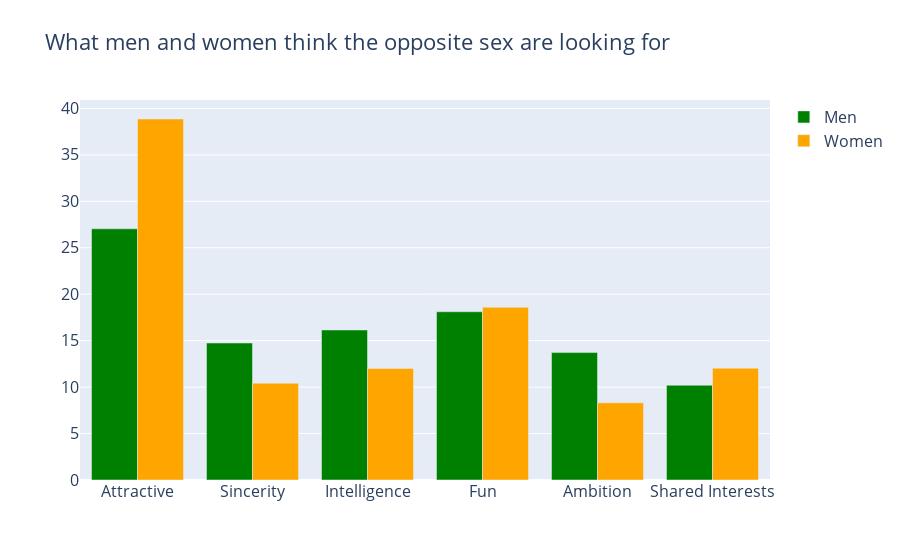

Source (notebook cell):
### Code cell
males = go.Bar(y=list(opposite_pref.iloc[1]), x=opposite_pref.columns.values, name='Men', marker=dict(color='green'))
females = go.Bar(y=list(opposite_pref.iloc[0]), x=opposite_pref.columns.values, name='Women', marker=dict(color='orange'))

data1 = [males, females]
layout = go.Layout(title='What men and women think the opposite sex are looking for',font=dict(size=16),legend=dict(font=dict(size=16)))
fig = go.Figure(data=data1, layout=layout)
py.iplot(fig, filename='barchart')

### Figure 1 — Plotly figure (JSON) as saved in the notebook; plotly's stock layout.template omitted (floating-point values rounded to 4 significant figures)
{"data": [{"marker": {"color": "green"}, "name": "Men", "type": "bar", "x": ["Attractive", "Sincerity", "Intelligence", "Fun", "Ambition", "Shared Interests"], "y": [27.04, 14.75, 16.15, 18.11, 13.72, 10.2]}, {"marker": {"color": "orange"}, "name": "Women", "type": "bar", "x": ["Attractive", "Sincerity", "Intelligence", "Fun", "Ambition", "Shared Interests"], "y": [38.86, 10.42, 12.01, 18.59, 8.304, 12.04]}], "layout": {"font": {"size": 16}, "legend": {"font": {"size": 16}}, "title": {"text": "What men and women think the opposite sex are looking for"}}}
